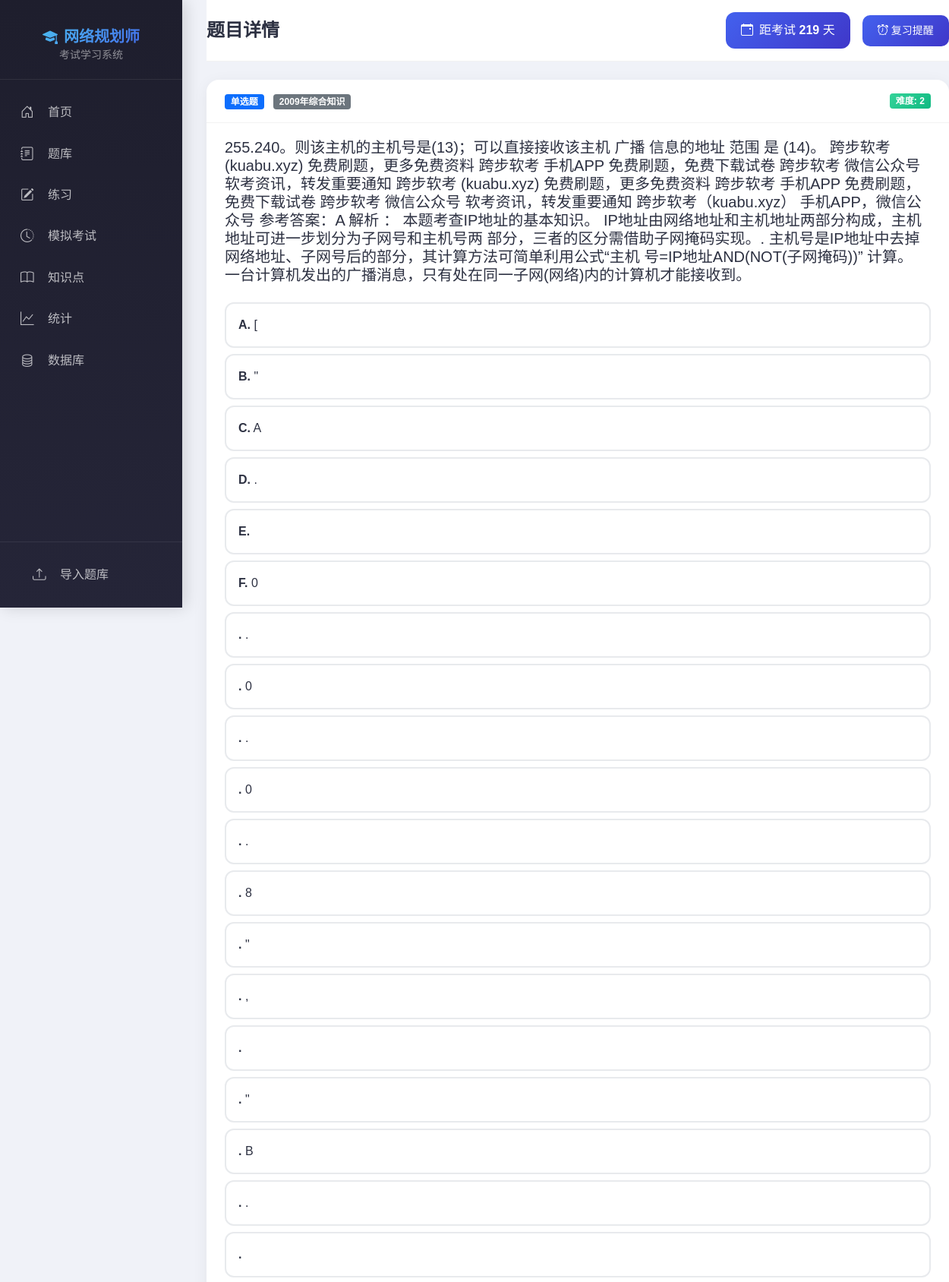
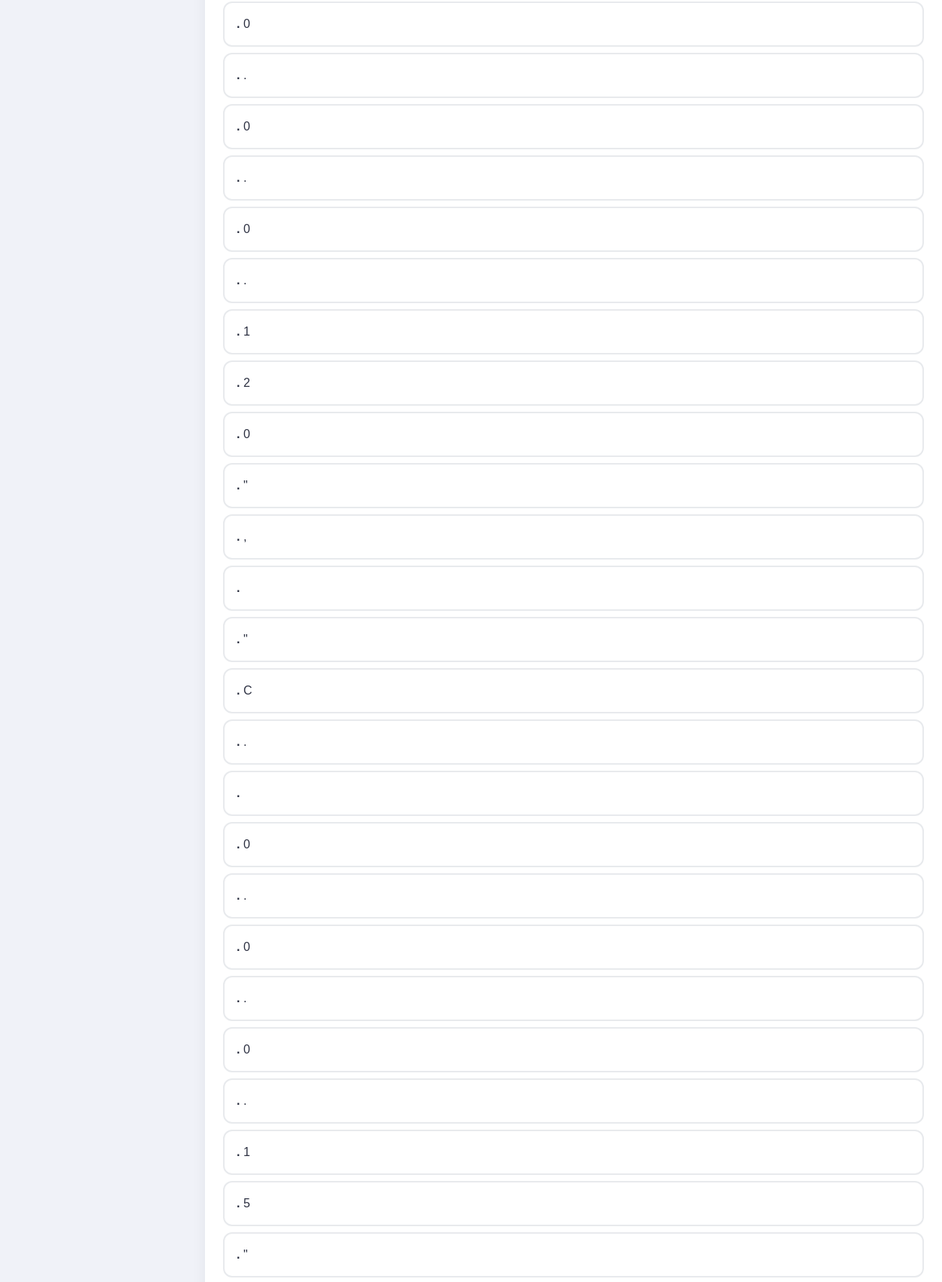
Screenshot of /question/1 (upper part) with the database file from the repository (2 pictures, top to bottom).
### app.py (models this page shows, shortened)
class Question(db.Model):
    __tablename__ = 'question'
    id = db.Column(db.Integer, primary_key=True)
    question_type = db.Column(db.String(20), nullable=False, index=True)  # single/multi/judge/case/essay
    content = db.Column(db.Text, nullable=False)
    options = db.Column(db.Text)
    answer = db.Column(db.Text, nullable=False)
    explanation = db.Column(db.Text)
    difficulty = db.Column(db.Integer, default=1)
    category = db.Column(db.String(50), index=True)
    tags = db.Column(db.String(200))
    created_at = db.Column(db.DateTime, default=datetime.utcnow)
    updated_at = db.Column(db.DateTime, default=datetime.utcnow, onupdate=datetime.utcnow)
    ease_factor = db.Column(db.Float, default=2.5)
    interval = db.Column(db.Integer, default=0, index=True)
    repetitions = db.Column(db.Integer, default=0, index=True)
    next_review = db.Column(db.DateTime, default=datetime.utcnow, index=True)
    last_review = db.Column(db.DateTime)
    _options_cache = None

### app.py (the view)
@app.route('/question/<int:qid>')
def question_detail(qid):
    question = Question.query.get_or_404(qid)
    return render_template('question_detail.html', question=question)

### templates/question_detail.html (shortened to what this page needs)
{% extends "base.html" %}
{% block page_title %}题目详情{% endblock %}
{% block content %}
<div class="card">
    <div class="card-header">
        <div class="d-flex justify-content-between align-items-center">
            <div>
                <span class="badge bg-{{ 'primary' if question.question_type == 'single' else 'info' if question.question_type == 'multi' else 'warning' }}">
                    {{ '单选题' if question.question_type == 'single' else '多选题' if question.question_type == 'multi' else '判断题' if question.question_type == 'judge' else '案例分析' if question.question_type == 'case' else '论文' }}
                </span>
                <span class="badge bg-secondary ms-2">{{ question.category or '未分类' }}</span>
            </div>
            <span class="badge badge-difficulty-{{ question.difficulty }}">难度: {{ question.difficulty }}</span>
        </div>
    </div>
    <div class="card-body">
        <h5 class="card-title">{{ question.content }}</h5>
        {% if question.options %}
        <div class="mt-4">
            {% for opt in question.options %}
            <div class="question-option p-3 mb-2">
                <strong>{{ ['A', 'B', 'C', 'D', 'E', 'F'][loop.index0] }}.</strong> {{ opt }}
            </div>
            {% endfor %}
        </div>
        {% endif %}
    </div>
</div>
{% endblock %}

### templates/base.html (style rules this page uses)
:root { --primary-color: #4361ee; --secondary-color: #3f37c9; --accent-color: #4cc9f0; --dark-bg: #1a1b2e; --sidebar-bg: #1e1e2d; --card-bg: #ffffff; --text-primary: #2d3142; --text-secondary: #9094a6; }
body { font-family: 'Noto Sans SC', 'PingFang SC', 'Microsoft YaHei', sans-serif; background: #f0f2f8; color: var(--text-primary); }
.card { border: none; border-radius: 16px; box-shadow: 0 4px 20px rgba(0,0,0,0.06); transition: transform 0.3s ease, box-shadow 0.3s ease; background: var(--card-bg); overflow: hidden; }
.card-header { background: transparent; border-bottom: 1px solid rgba(0,0,0,0.05); padding: 16px 24px; font-weight: 600; }
.card-body { padding: 20px 24px; }
.question-option { padding: 14px 18px; border: 2px solid #e8eaed; border-radius: 12px; margin-bottom: 12px; cursor: pointer; transition: all 0.2s ease; background: #fff; }
.badge-difficulty-2 { background: linear-gradient(135deg, #34d399, #10b981); }

### rows the page displays
Question: question_type "单选题", category "2009年综合知识", difficulty "2", content "255.240。则该主机的主机号是(13)；可以直接接收该主机 广播 信息的地址 范围 是 (14)。 跨步软考 (kuabu.xyz) 免费刷题，更多免费资料 跨步软考 手机APP 免费刷题，免费下载试卷 跨步软考 微信公众号 软考资讯，转发重要通知 跨步软考 (kuabu.xyz) 免费刷题，更多免费资料 跨步软考 手机APP 免费刷题，免费下载试卷 跨步软考 微信公众号 软考资讯，转发重要通知 跨步软考（kuabu.xyz） 手机APP，微信公众号 参考答案：A 解析 ： 本题考查IP地址的基本知识。 IP地址由网络地址和主机地址两部分构成，主机地址可进一步划分为子网号和主机号两 部分，三者的区分需借助子网掩码实现。. 主机号是IP地址中去掉网络地址、子网号后的部分，其计算方法可简单利用公式“主机 号=IP地址AND(NOT(子网掩码))” 计算。 一台计算机发出的广播消息，只有处在同一子网(网络)内的计算机才能接收到。"

### other values shown
{{ ['A', 'B', 'C', 'D', 'E', 'F'][loop.index0] }} "A" "B" "C" "D" "E" "F"
{{ opt }} "[" "\"" "A" "." "0" "." "0" "." "0" "." "8" "\"" "," "\"" "B" "." "0" "." "0" "." "0" "." "1" "2" "0" "\"" "," "\"" "C" "." "0" "." "0" "." "0" "." "1" "5" "\""
